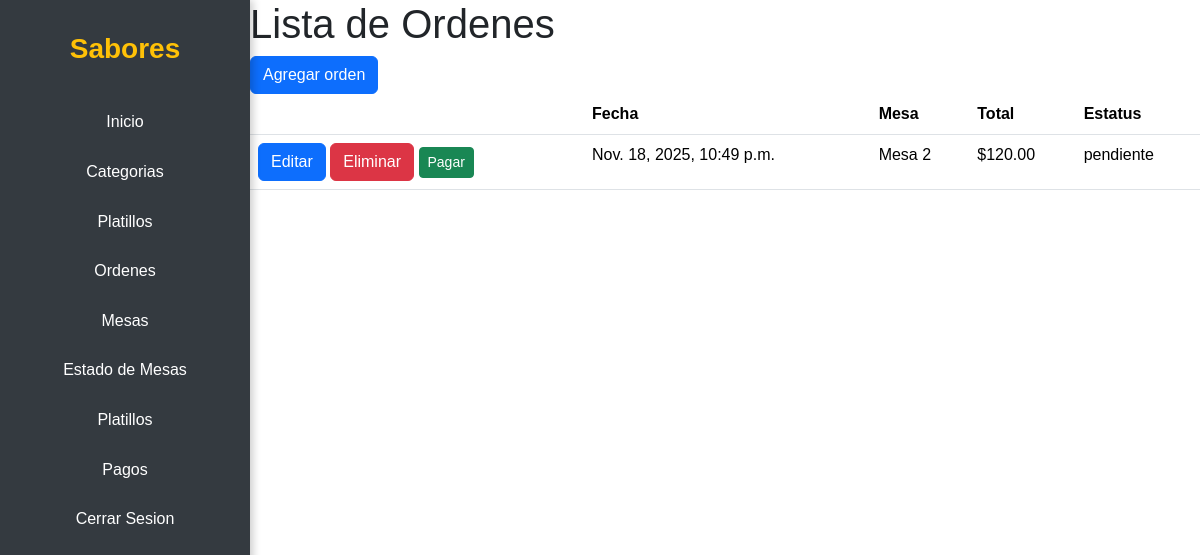
/ordenes/ordenes/ (signed in), run on an earlier commit of the app's database.
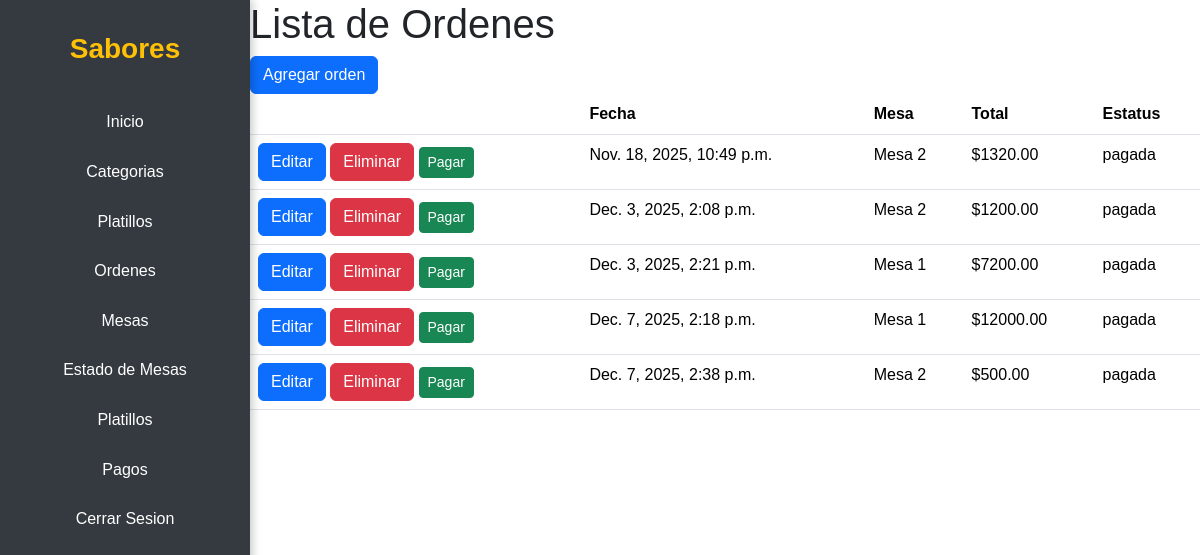
And on a later commit of the database.
### apps/ordenes/models.py (models this page shows, shortened)
class Orden(models.Model):
    empleado = models.ForeignKey(AppUser, on_delete=models.CASCADE, related_name='ordenes')
    mesa = models.ForeignKey(Mesa, on_delete=models.CASCADE, related_name='ordenes')
    fecha_hora = models.DateTimeField(auto_now_add=True)
    estatus = models.CharField(max_length=50, default='pendiente')
    @property
    def total(self):
        return sum(d.cantidad * d.precio_unitario for d in self.detalles.all())

class Mesa(models.Model):
    nombre = models.CharField(max_length=100, null=False)
    capacidad = models.IntegerField(null=False)
    estado = models.ForeignKey(MesaEstado, on_delete=models.CASCADE, related_name='mesas_estado')

class OrdenDetalle(models.Model):
    orden = models.ForeignKey(Orden, on_delete=models.CASCADE, related_name='detalles')
    platillo = models.ForeignKey(Platillo, on_delete=models.CASCADE, related_name='detalles')
    cantidad = models.IntegerField()
    notas = models.TextField(blank=True, null=True)
    precio_unitario = models.DecimalField(max_digits=10, decimal_places=2)

### apps/ordenes/views.py (the view)
# urls.py: path('ordenes/', views.OrdenListView.as_view(), name='ordenes_list'),
class OrdenListView(LoginRequiredMixin, ListView):
    model = Orden
    template_name = 'ordenes/ordenes_list.html'
    context_object_name = 'ordenes'

### templates/ordenes/ordenes_list.html
{% extends 'main/base.html' %}
{% block content %}
<h1>Lista de Ordenes</h1>
<a class="btn btn-primary" href="{% url 'ordenes:ordenes_create' %}">Agregar orden</a>
<table class="table">
    <thead>
        <tr>
            <th></th>
            <th>Fecha</th>
            <th>Mesa</th>
            <th>Total</th>
            <th>Estatus</th>
        </tr>
    </thead>
    <tbody>
        {% for orden in ordenes %}
        <tr>
            <td>
                <a class="btn btn-primary" href="{% url 'ordenes:ordenes_detalle_list' orden.pk %}">Editar</a>
                <a class="btn btn-danger" href="">Eliminar</a>
                <a href="{% url 'ordenes:orden_pagar' orden.id %}" class="btn btn-success btn-sm">
                    Pagar
                </a>
            </td>
            <td>{{orden.fecha_hora}}</td>
            <td>{{orden.mesa.nombre}}</td>
            <td>${{orden.total}}</td>
            <td>{{orden.estatus}}</td>
        </tr>
        {% endfor %}
    </tbody>
</table>
{% endblock %}

What changed in the data, as far as the page shows it:
changed Orden "Nov. 18, 2025, 10:49 p.m.": total "120.00" → "1320.00"; estatus "pendiente" → "pagada"
added Orden: fecha_hora "Dec. 3, 2025, 2:08 p.m.", mesa.nombre "Mesa 2", total "1200.00", estatus "pagada"
added Orden: fecha_hora "Dec. 3, 2025, 2:21 p.m.", mesa.nombre "Mesa 1", total "7200.00", estatus "pagada"
added Orden: fecha_hora "Dec. 7, 2025, 2:18 p.m.", mesa.nombre "Mesa 1", total "12000.00", estatus "pagada"
added Orden: fecha_hora "Dec. 7, 2025, 2:38 p.m.", mesa.nombre "Mesa 2", total "500.00", estatus "pagada"
